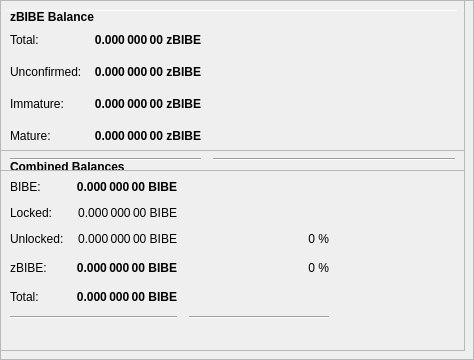
        <widget class="QFrame" name="frameObfuscation">
         <property name="minimumSize">
          <size>
           <width>0</width>
           <height>350</height>
          </size>
         </property>
         <property name="layoutDirection">
          <enum>Qt::LeftToRight</enum>
         </property>
         <property name="frameShape">
          <enum>QFrame::StyledPanel</enum>
         </property>
         <property name="frameShadow">
          <enum>QFrame::Raised</enum>
         </property>
         <widget class="QPushButton" name="runAutoDenom">
          <property name="geometry">
           <rect>
            <x>251</x>
            <y>17</y>
            <width>1</width>
            <height>1</height>
           </rect>
          </property>
          <property name="palette">
           <palette>
            <active>
             <colorrole role="WindowText">
              <brush brushstyle="SolidPattern">
               <color alpha="255">
                <red>0</red>
                <green>0</green>
                <blue>0</blue>
               </color>
              </brush>
             </colorrole>
             <colorrole role="Button">
              <brush brushstyle="SolidPattern">
               <color alpha="255">
                <red>239</red>
                <green>238</green>
                <blue>238</blue>
               </color>
              </brush>
             </colorrole>
             <colorrole role="Light">
              <brush brushstyle="SolidPattern">
               <color alpha="255">
                <red>255</red>
                <green>255</green>
                <blue>255</blue>
               </color>
              </brush>
             </colorrole>
             <colorrole role="Midlight">
              <brush brushstyle="SolidPattern">
               <color alpha="255">
                <red>247</red>
                <green>246</green>
                <blue>246</blue>
               </color>
              </brush>
             </colorrole>
             <colorrole role="Dark">
              <brush brushstyle="SolidPattern">
               <color alpha="255">
                <red>119</red>
                <green>119</green>
                <blue>119</blue>
               </color>
              </brush>
             </colorrole>
             <colorrole role="Mid">
              <brush brushstyle="SolidPattern">
               <color alpha="255">
                <red>159</red>
                <green>159</green>
                <blue>159</blue>
               </color>
              </brush>
             </colorrole>
             <colorrole role="Text">
              <brush brushstyle="SolidPattern">
               <color alpha="255">
                <red>0</red>
                <green>0</green>
                <blue>0</blue>
               </color>
              </brush>
             </colorrole>
             <colorrole role="BrightText">
              <brush brushstyle="SolidPattern">
               <color alpha="255">
                <red>255</red>
                <green>255</green>
                <blue>255</blue>
               </color>
              </brush>
             </colorrole>
             <colorrole role="ButtonText">
              <brush brushstyle="SolidPattern">
               <color alpha="255">
                <red>0</red>
                <green>0</green>
                <blue>0</blue>
               </color>
              </brush>
             </colorrole>
             <colorrole role="Base">
              <brush brushstyle="SolidPattern">
               <color alpha="255">
                <red>255</red>
                <green>255</green>
                <blue>255</blue>
               </color>
              </brush>
             </colorrole>
             <colorrole role="Window">
              <brush brushstyle="SolidPattern">
               <color alpha="255">
                <red>239</red>
                <green>238</green>
                <blue>238</blue>
               </color>
              </brush>
             </colorrole>
             <colorrole role="Shadow">
              <brush brushstyle="SolidPattern">
               <color alpha="255">
                <red>0</red>
                <green>0</green>
                <blue>0</blue>
               </color>
              </brush>
             </colorrole>
             <colorrole role="AlternateBase">
              <brush brushstyle="SolidPattern">
               <color alpha="255">
                <red>247</red>
                <green>246</green>
                <blue>246</blue>
               </color>
              </brush>
             </colorrole>
             <colorrole role="ToolTipBase">
              <brush brushstyle="SolidPattern">
               <color alpha="255">
                <red>255</red>
                <green>255</green>
                <blue>220</blue>
               </color>
              </brush>
             </colorrole>
             <colorrole role="ToolTipText">
              <brush brushstyle="SolidPattern">
               <color alpha="255">
                <red>0</red>
                <green>0</green>
                <blue>0</blue>
               </color>
              </brush>
             </colorrole>
            </active>
            <inactive>
             <colorrole role="WindowText">
              <brush brushstyle="SolidPattern">
               <color alpha="255">
                <red>0</red>
                <green>0</green>
                <blue>0</blue>
               </color>
              </brush>
             </colorrole>
             <colorrole role="Button">
              <brush brushstyle="SolidPattern">
               <color alpha="255">
                <red>239</red>
                <green>238</green>
                <blue>238</blue>
               </color>
              </brush>
             </colorrole>
             <colorrole role="Light">
              <brush brushstyle="SolidPattern">
               <color alpha="255">
                <red>255</red>
                <green>255</green>
                <blue>255</blue>
               </color>
              </brush>
             </colorrole>
             <colorrole role="Midlight">
              <brush brushstyle="SolidPattern">
               <color alpha="255">
                <red>247</red>
                <green>246</green>
                <blue>246</blue>
               </color>
              </brush>
             </colorrole>
             <colorrole role="Dark">
              <brush brushstyle="SolidPattern">
               <color alpha="255">
                <red>119</red>
                <green>119</green>
                <blue>119</blue>
               </color>
              </brush>
             </colorrole>
             <colorrole role="Mid">
              <brush brushstyle="SolidPattern">
               <color alpha="255">
                <red>159</red>
                <green>159</green>
                <blue>159</blue>
               </color>
              </brush>
             </colorrole>
             <colorrole role="Text">
              <brush brushstyle="SolidPattern">
               <color alpha="255">
                <red>0</red>
                <green>0</green>
                <blue>0</blue>
               </color>
              </brush>
             </colorrole>
             <colorrole role="BrightText">
              <brush brushstyle="SolidPattern">
               <color alpha="255">
                <red>255</red>
                <green>255</green>
                <blue>255</blue>
               </color>
              </brush>
             </colorrole>
             <colorrole role="ButtonText">
              <brush brushstyle="SolidPattern">
               <color alpha="255">
                <red>0</red>
                <green>0</green>
                <blue>0</blue>
               </color>
              </brush>
             </colorrole>
             <colorrole role="Base">
              <brush brushstyle="SolidPattern">
               <color alpha="255">
                <red>255</red>
                <green>255</green>
                <blue>255</blue>
               </color>
              </brush>
             </colorrole>
             <colorrole role="Window">
              <brush brushstyle="SolidPattern">
               <color alpha="255">
                <red>239</red>
                <green>238</green>
                <blue>238</blue>
               </color>
              </brush>
             </colorrole>
             <colorrole role="Shadow">
              <brush brushstyle="SolidPattern">
               <color alpha="255">
                <red>0</red>
                <green>0</green>
                <blue>0</blue>
               </color>
              </brush>
             </colorrole>
             <colorrole role="AlternateBase">
              <brush brushstyle="SolidPattern">
               <color alpha="255">
                <red>247</red>
                <green>246</green>
                <blue>246</blue>
               </color>
              </brush>
             </colorrole>
             <colorrole role="ToolTipBase">
              <brush brushstyle="SolidPattern">
               <color alpha="255">
                <red>255</red>
                <green>255</green>
                <blue>220</blue>
               </color>
              </brush>
             </colorrole>
             <colorrole role="ToolTipText">
              <brush brushstyle="SolidPattern">
               <color alpha="255">
                <red>0</red>
                <green>0</green>
                <blue>0</blue>
               </color>
              </brush>
             </colorrole>
            </inactive>
            <disabled>
             <colorrole role="WindowText">
              <brush brushstyle="SolidPattern">
               <color alpha="255">
                <red>119</red>
                <green>119</green>
                <blue>119</blue>
               </color>
              </brush>
             </colorrole>
             <colorrole role="Button">
              <brush brushstyle="SolidPattern">
               <color alpha="255">
                <red>239</red>
                <green>238</green>
                <blue>238</blue>
               </color>
              </brush>
             </colorrole>
             <colorrole role="Light">
              <brush brushstyle="SolidPattern">
               <color alpha="255">
                <red>255</red>
                <green>255</green>
                <blue>255</blue>
               </color>
              </brush>
             </colorrole>
             <colorrole role="Midlight">
              <brush brushstyle="SolidPattern">
               <color alpha="255">
                <red>247</red>
                <green>246</green>
                <blue>246</blue>
               </color>
              </brush>
             </colorrole>
             <colorrole role="Dark">
              <brush brushstyle="SolidPattern">
               <color alpha="255">
                <red>119</red>
                <green>119</green>
                <blue>119</blue>
               </color>
              </brush>
             </colorrole>
             <colorrole role="Mid">
              <brush brushstyle="SolidPattern">
               <color alpha="255">
                <red>159</red>
                <green>159</green>
                <blue>159</blue>
               </color>
              </brush>
             </colorrole>
             <colorrole role="Text">
              <brush brushstyle="SolidPattern">
               <color alpha="255">
                <red>119</red>
                <green>119</green>
                <blue>119</blue>
               </color>
              </brush>
             </colorrole>
             <colorrole role="BrightText">
              <brush brushstyle="SolidPattern">
               <color alpha="255">
                <red>255</red>
                <green>255</green>
                <blue>255</blue>
               </color>
              </brush>
             </colorrole>
             <colorrole role="ButtonText">
              <brush brushstyle="SolidPattern">
               <color alpha="255">
                <red>119</red>
                <green>119</green>
                <blue>119</blue>
               </color>
              </brush>
             </colorrole>
             <colorrole role="Base">
              <brush brushstyle="SolidPattern">
               <color alpha="255">
                <red>239</red>
                <green>238</green>
                <blue>238</blue>
               </color>
              </brush>
             </colorrole>
             <colorrole role="Window">
              <brush brushstyle="SolidPattern">
               <color alpha="255">
                <red>239</red>
                <green>238</green>
                <blue>238</blue>
               </color>
              </brush>
             </colorrole>
             <colorrole role="Shadow">
              <brush brushstyle="SolidPattern">
               <color alpha="255">
                <red>0</red>
                <green>0</green>
                <blue>0</blue>
               </color>
              </brush>
             </colorrole>
             <colorrole role="AlternateBase">
              <brush brushstyle="SolidPattern">
               <color alpha="255">
                <red>239</red>
                <green>238</green>
                <blue>238</blue>
               </color>
              </brush>
             </colorrole>
             <colorrole role="ToolTipBase">
              <brush brushstyle="SolidPattern">
               <color alpha="255">
                <red>255</red>
                <green>255</green>
                <blue>220</blue>
               </color>
              </brush>
             </colorrole>
             <colorrole role="ToolTipText">
              <brush brushstyle="SolidPattern">
               <color alpha="255">
                <red>0</red>
                <green>0</green>
                <blue>0</blue>
               </color>
              </brush>
             </colorrole>
            </disabled>
           </palette>
          </property>
          <property name="focusPolicy">
           <enum>Qt::NoFocus</enum>
          </property>
          <property name="autoFillBackground">
           <bool>true</bool>
          </property>
          <property name="text">
           <string/>
          </property>
          <property name="flat">
           <bool>true</bool>
          </property>
         </widget>
         <widget class="Line" name="line">
          <property name="geometry">
           <rect>
            <x>7</x>
            <y>10</y>
            <width>451</width>
            <height>1</height>
           </rect>
          </property>
          <property name="orientation">
           <enum>Qt::Horizontal</enum>
          </property>
         </widget>
         <widget class="QFrame" name="frame_3">
          <property name="geometry">
           <rect>
            <x>0</x>
            <y>150</y>
            <width>465</width>
            <height>201</height>
           </rect>
          </property>
          <property name="frameShape">
           <enum>QFrame::StyledPanel</enum>
          </property>
          <property name="frameShadow">
           <enum>QFrame::Raised</enum>
          </property>
          <layout class="QVBoxLayout" name="verticalLayout_5">
           <item>
            <layout class="QHBoxLayout" name="horizontalLayout_5" stretch="0">
             <item>
              <widget class="QLabel" name="label_5z">
               <property name="maximumSize">
                <size>
                 <width>16777215</width>
                 <height>20</height>
                </size>
               </property>
               <property name="font">
                <font>
                 <weight>75</weight>
                 <bold>true</bold>
                </font>
               </property>
               <property name="toolTip">
                <string>Combined Balances (including unconfirmed and immature coins)</string>
               </property>
               <property name="text">
                <string>&lt;html&gt;&lt;head/&gt;&lt;body&gt;&lt;p&gt;Combined Balances&lt;/p&gt;&lt;/body&gt;&lt;/html&gt;</string>
               </property>
              </widget>
             </item>
            </layout>
           </item>
           <item>
            <layout class="QGridLayout" name="gridLayout_3">
             <property name="spacing">
              <number>12</number>
             </property>
             <item row="7" column="0" colspan="2">
              <widget class="Line" name="lineSpendableBalance_3">
               <property name="orientation">
                <enum>Qt::Horizontal</enum>
               </property>
              </widget>
             </item>
             <item row="7" column="2">
              <widget class="Line" name="lineWatchBalance_3">
               <property name="sizePolicy">
                <sizepolicy hsizetype="Preferred" vsizetype="Fixed">
                 <horstretch>0</horstretch>
                 <verstretch>0</verstretch>
                </sizepolicy>
               </property>
               <property name="minimumSize">
                <size>
                 <width>140</width>
                 <height>0</height>
                </size>
               </property>
               <property name="orientation">
                <enum>Qt::Horizontal</enum>
               </property>
              </widget>
             </item>
             <item row="4" column="1">
              <widget class="QLabel" name="labelzBalancez">
               <property name="font">
                <font>
                 <weight>75</weight>
                 <bold>true</bold>
                </font>
               </property>
               <property name="cursor">
                <cursorShape>IBeamCursor</cursorShape>
               </property>
               <property name="toolTip">
                <string>Total of transactions that have yet to be confirmed, and do not yet count toward the spendable balance</string>
               </property>
               <property name="text">
                <string notr="true">0.000 000 00 BIBE</string>
               </property>
               <property name="alignment">
                <set>Qt::AlignRight|Qt::AlignTrailing|Qt::AlignVCenter</set>
               </property>
               <property name="textInteractionFlags">
                <set>Qt::LinksAccessibleByMouse|Qt::TextSelectableByKeyboard|Qt::TextSelectableByMouse</set>
               </property>
              </widget>
             </item>
             <item row="6" column="1">
              <widget class="QLabel" name="labelTotalz">
               <property name="font">
                <font>
                 <weight>75</weight>
                 <bold>true</bold>
                </font>
               </property>
               <property name="cursor">
                <cursorShape>IBeamCursor</cursorShape>
               </property>
               <property name="toolTip">
                <string>Total Balance, including unconfirmed and immature coins.</string>
               </property>
               <property name="text">
                <string notr="true">0.000 000 00 BIBE</string>
               </property>
               <property name="alignment">
                <set>Qt::AlignRight|Qt::AlignTrailing|Qt::AlignVCenter</set>
               </property>
               <property name="textInteractionFlags">
                <set>Qt::LinksAccessibleByMouse|Qt::TextSelectableByKeyboard|Qt::TextSelectableByMouse</set>
               </property>
              </widget>
             </item>
             <item row="4" column="3">
              <spacer name="horizontalSpacer_6">
               <property name="orientation">
                <enum>Qt::Horizontal</enum>
               </property>
               <property name="sizeHint" stdset="0">
                <size>
                 <width>40</width>
                 <height>20</height>
                </size>
               </property>
              </spacer>
             </item>
             <item row="6" column="0">
              <widget class="QLabel" name="labelTotalTextz">
               <property name="text">
                <string>Total:</string>
               </property>
              </widget>
             </item>
             <item row="1" column="0">
              <widget class="QLabel" name="labelBalanceTextz">
               <property name="text">
                <string>BIBE:</string>
               </property>
              </widget>
             </item>
             <item row="1" column="1">
              <widget class="QLabel" name="labelBalancez">
               <property name="font">
                <font>
                 <weight>75</weight>
                 <bold>true</bold>
                </font>
               </property>
               <property name="cursor">
                <cursorShape>IBeamCursor</cursorShape>
               </property>
               <property name="toolTip">
                <string>Your current spendable balance</string>
               </property>
               <property name="text">
                <string notr="true">0.000 000 00 BIBE</string>
               </property>
               <property name="alignment">
                <set>Qt::AlignRight|Qt::AlignTrailing|Qt::AlignVCenter</set>
               </property>
               <property name="textInteractionFlags">
                <set>Qt::LinksAccessibleByMouse|Qt::TextSelectableByKeyboard|Qt::TextSelectableByMouse</set>
               </property>
              </widget>
             </item>
             <item row="4" column="0">
              <widget class="QLabel" name="labelzBalanceTextz">
               <property name="toolTip">
                <string/>
               </property>
               <property name="text">
                <string>zBIBE:</string>
               </property>
              </widget>
             </item>
             <item row="4" column="2">
              <widget class="QLabel" name="labelzBIBEPercent">
               <property name="toolTip">
                <string>Current percentage of zBIBE.
If AutoMint is enabled this percentage will settle around the configured AutoMint percentage (default = 10%)</string>
               </property>
               <property name="text">
                <string>0 %</string>
               </property>
               <property name="alignment">
                <set>Qt::AlignRight|Qt::AlignTrailing|Qt::AlignVCenter</set>
               </property>
              </widget>
             </item>
             <item row="6" column="2">
              <widget class="QLabel" name="label100Percent">
               <property name="text">
                <string/>
               </property>
               <property name="alignment">
                <set>Qt::AlignRight|Qt::AlignTrailing|Qt::AlignVCenter</set>
               </property>
              </widget>
             </item>
             <item row="2" column="1">
              <widget class="QLabel" name="labelLockedBalance">
               <property name="toolTip">
                <string>Locked BIBE or Masternode collaterals. These are excluded from zBIBE minting.</string>
               </property>
               <property name="text">
                <string>0.000 000 00 BIBE</string>
               </property>
               <property name="alignment">
                <set>Qt::AlignRight|Qt::AlignTrailing|Qt::AlignVCenter</set>
               </property>
              </widget>
             </item>
             <item row="2" column="0">
              <widget class="QLabel" name="labelLockedBalanceText">
               <property name="toolTip">
                <string>Locked BIBE or Masternode collaterals. These are excluded from zBIBE minting.</string>
               </property>
               <property name="text">
                <string>Locked:</string>
               </property>
              </widget>
             </item>
             <item row="3" column="0">
              <widget class="QLabel" name="labelUnLockedBalanceText">
               <property name="toolTip">
                <string>Unlocked RUPs. These can be used for zBIBE minting.</string>
               </property>
               <property name="text">
                <string>Unlocked:</string>
               </property>
              </widget>
             </item>
             <item row="3" column="1">
              <widget class="QLabel" name="labelUnLockedBalance">
               <property name="toolTip">
                <string>Unlocked RUPs. These can be used for zBIBE minting.</string>
               </property>
               <property name="text">
                <string>0.000 000 00 BIBE</string>
               </property>
               <property name="alignment">
                <set>Qt::AlignRight|Qt::AlignTrailing|Qt::AlignVCenter</set>
               </property>
              </widget>
             </item>
             <item row="3" column="2">
              <widget class="QLabel" name="labelRUPPercent">
               <property name="text">
                <string>0 %</string>
               </property>
               <property name="alignment">
                <set>Qt::AlignRight|Qt::AlignTrailing|Qt::AlignVCenter</set>
               </property>
              </widget>
             </item>
            </layout>
           </item>
           <item>
            <spacer name="verticalSpacer">
             <property name="orientation">
              <enum>Qt::Vertical</enum>
             </property>
             <property name="sizeHint" stdset="0">
              <size>
               <width>20</width>
               <height>40</height>
              </size>
             </property>
            </spacer>
           </item>
          </layout>
         </widget>
         <widget class="QFrame" name="frame_4">
          <property name="geometry">
           <rect>
            <x>0</x>
            <y>0</y>
            <width>465</width>
            <height>171</height>
           </rect>
          </property>
          <property name="frameShape">
           <enum>QFrame::StyledPanel</enum>
          </property>
          <property name="frameShadow">
           <enum>QFrame::Raised</enum>
          </property>
          <layout class="QVBoxLayout" name="verticalLayout_7">
           <item>
            <layout class="QHBoxLayout" name="horizontalLayout_8" stretch="0">
             <item>
              <widget class="QLabel" name="label_5z_3">
               <property name="maximumSize">
                <size>
                 <width>16777215</width>
                 <height>20</height>
                </size>
               </property>
               <property name="font">
                <font>
                 <weight>75</weight>
                 <bold>true</bold>
                </font>
               </property>
               <property name="text">
                <string>zBIBE Balance</string>
               </property>
              </widget>
             </item>
            </layout>
           </item>
           <item>
            <layout class="QGridLayout" name="gridLayout_5">
             <property name="spacing">
              <number>12</number>
             </property>
             <item row="4" column="0">
              <widget class="QLabel" name="labelzBalanceMatureText">
               <property name="toolTip">
                <string>Mature: more than 20 confirmation and more than 1 mints of the same denomination after it was minted.
These zBIBE are spendable.</string>
               </property>
               <property name="text">
                <string>Mature:</string>
               </property>
              </widget>
             </item>
             <item row="5" column="0" colspan="2">
              <widget class="Line" name="lineSpendableBalance_5">
               <property name="orientation">
                <enum>Qt::Horizontal</enum>
               </property>
              </widget>
             </item>
             <item row="1" column="1">
              <widget class="QLabel" name="labelzBalance">
               <property name="font">
                <font>
                 <weight>75</weight>
                 <bold>true</bold>
                </font>
               </property>
               <property name="cursor">
                <cursorShape>IBeamCursor</cursorShape>
               </property>
               <property name="toolTip">
                <string>All available zBIBE, unconfirmed and immature zBIBE included.</string>
               </property>
               <property name="text">
                <string notr="true">0.000 000 00 zBIBE</string>
               </property>
               <property name="alignment">
                <set>Qt::AlignRight|Qt::AlignTrailing|Qt::AlignVCenter</set>
               </property>
               <property name="textInteractionFlags">
                <set>Qt::LinksAccessibleByMouse|Qt::TextSelectableByKeyboard|Qt::TextSelectableByMouse</set>
               </property>
              </widget>
             </item>
             <item row="5" column="2">
              <widget class="Line" name="lineWatchBalance_5">
               <property name="sizePolicy">
                <sizepolicy hsizetype="Preferred" vsizetype="Fixed">
                 <horstretch>0</horstretch>
                 <verstretch>0</verstretch>
                </sizepolicy>
               </property>
               <property name="minimumSize">
                <size>
                 <width>140</width>
                 <height>0</height>
                </size>
               </property>
               <property name="orientation">
                <enum>Qt::Horizontal</enum>
               </property>
              </widget>
             </item>
             <item row="1" column="0">
              <widget class="QLabel" name="labelzBalanceText">
               <property name="toolTip">
                <string>All available zBIBE, unconfirmed and immature zBIBE included.</string>
               </property>
               <property name="text">
                <string>Total:</string>
               </property>
              </widget>
             </item>
             <item row="1" column="2">
              <spacer name="horizontalSpacer_8">
               <property name="orientation">
                <enum>Qt::Horizontal</enum>
               </property>
               <property name="sizeHint" stdset="0">
                <size>
                 <width>40</width>
                 <height>20</height>
                </size>
               </property>
              </spacer>
             </item>
             <item row="4" column="2">
              <spacer name="horizontalSpacer_4">
               <property name="orientation">
                <enum>Qt::Horizontal</enum>
               </property>
               <property name="sizeHint" stdset="0">
                <size>
                 <width>40</width>
                 <height>20</height>
                </size>
               </property>
              </spacer>
             </item>
             <item row="4" column="1">
              <widget class="QLabel" name="labelzBalanceMature">
               <property name="font">
                <font>
                 <weight>75</weight>
                 <bold>true</bold>
                </font>
               </property>
               <property name="toolTip">
                <string>Mature: more than 20 confirmation and more than 1 mints of the same denomination after it was minted.
These zBIBE are spendable.</string>
               </property>
               <property name="text">
                <string>0.000 000 00 zBIBE</string>
               </property>
               <property name="alignment">
                <set>Qt::AlignRight|Qt::AlignTrailing|Qt::AlignVCenter</set>
               </property>
              </widget>
             </item>
             <item row="2" column="0">
              <widget class="QLabel" name="labelzBalanceUnconfirmedText">
               <property name="toolTip">
                <string>Unconfirmed: less than 20 confirmations
Immature: confirmed, but less than 1 mints of the same denomination after it was minted</string>
               </property>
               <property name="text">
                <string>Unconfirmed:</string>
               </property>
              </widget>
             </item>
             <item row="2" column="1">
              <widget class="QLabel" name="labelzBalanceUnconfirmed">
               <property name="font">
                <font>
                 <weight>75</weight>
                 <bold>true</bold>
                </font>
               </property>
               <property name="toolTip">
                <string>Unconfirmed: less than 20 confirmations
Immature: confirmed, but less than 1 mints of the same denomination after it was minted</string>
               </property>
               <property name="text">
                <string>0.000 000 00 zBIBE</string>
               </property>
               <property name="alignment">
                <set>Qt::AlignRight|Qt::AlignTrailing|Qt::AlignVCenter</set>
               </property>
              </widget>
             </item>
             <item row="2" column="2">
              <spacer name="horizontalSpacer_5">
               <property name="orientation">
                <enum>Qt::Horizontal</enum>
               </property>
               <property name="sizeHint" stdset="0">
                <size>
                 <width>40</width>
                 <height>20</height>
                </size>
               </property>
              </spacer>
             </item>
             <item row="3" column="0">
              <widget class="QLabel" name="labelzBalanceImmatureText">
               <property name="toolTip">
                <string>Unconfirmed: less than 20 confirmations
Immature: confirmed, but less than 1 mints of the same denomination after it was minted</string>
               </property>
               <property name="text">
                <string>Immature:</string>
               </property>
              </widget>
             </item>
             <item row="3" column="1">
              <widget class="QLabel" name="labelzBalanceImmature">
               <property name="font">
                <font>
                 <weight>75</weight>
                 <bold>true</bold>
                </font>
               </property>
               <property name="toolTip">
                <string>Unconfirmed: less than 20 confirmations
Immature: confirmed, but less than 1 mints of the same denomination after it was minted</string>
               </property>
               <property name="text">
                <string>0.000 000 00 zBIBE</string>
               </property>
               <property name="alignment">
                <set>Qt::AlignRight|Qt::AlignTrailing|Qt::AlignVCenter</set>
               </property>
              </widget>
             </item>
             <item row="3" column="2">
              <spacer name="horizontalSpacer_7">
               <property name="orientation">
                <enum>Qt::Horizontal</enum>
               </property>
               <property name="sizeHint" stdset="0">
                <size>
                 <width>40</width>
                 <height>20</height>
                </size>
               </property>
              </spacer>
             </item>
            </layout>
           </item>
          </layout>
         </widget>
        </widget>
